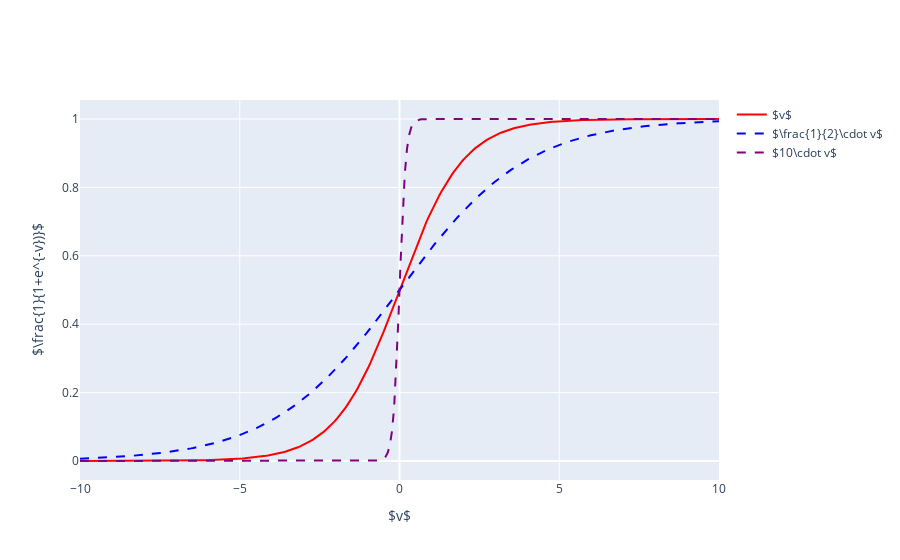

The notebook cell saved with this chart:
### Markdown cell above
Here we describe the most widely used "vanilla" neural net, sometimes called the single hidden layer back-propagation network, or single layer perceptron. There has been a great deal of hyper surroundign neural networks, making them seem magical and mysterious. As we make clear in this section, they are just nonlinear statistical models, much like the projection pursuit regression model.

A neural network is a two-stage regression or classification model, typically represented by a *network diagram*. This network applies both to regression or classification. For regression, typically $K=1$ and there is only one output unit $Y_1$ at the top. However, these networks can handle multiple quantitative responses in seamless fashion, so we will deal with the general case.

For $K$-class classification, there are $K$ units at the top, with the $k$th unit modeling the probabilty of class $k$. There are $K$ units at the top, with the $k$th unit modeling the probability of class $k$. There are $K$ target measurements $Y_k$, $k=1,\ldots,K$, each being coded as $0$-$1$ variable for the $k$th class.

Derived features $Z_m$ are created from linear combinations of the inputs, and then the target $Y_k$ is modeled as a function linear combinations of the $Z_m$,


$$\begin{align*}
Z_m=\sigma(\alpha_{0m}+\alpha_m^TX),\ m=1,\ldots,M,\\
T_k=\beta_{0k}+\beta_K^TZ,\ k=1,\ldots,K,\\
f_k(X)=g_k(T),\ k=1,\ldots,K\\
\end{align*}\tag{11.5}$$

where $Z=(Z_1,Z_2,\ldots,Z_M)$, and $T=(T_1,T_2,\ldots,T_K)$.

The activation function $\sigma(v)$ is usually chosen to be the *sigmoid* $\sigma(v)=1/(1+e^{-v})$;. Sometimes Gaussian radial basis functions (Chapter 6) are used for the $\sigma(v)$, producing what is known as a *radial basis function network*.

Neural network diagrams are sometimes drawn with an additional *bias* unit feeding into every unit in the hidden and output layers. Thinking of the constant "1" as an additional input feature, this bias unit capture the intercepts $\alpha_{0m}$ and $\beta_{0k}$ in model (11.5).

The output function $g_k(T)$ allows a final transformation of the vector of outputs $T$. For regression we typically choose the identity function $g_k(T)=T_k$. Early work in $K$-class classification also used the identity function, but this was later abandoned in favor of the *softmax* function

$$g_k(T)=\frac{e^{T_k}}{\sum_{\ell=1}}^Ke{T_{\ell}}\tag{11.6}$$

This is of course exactly the transformation used in the multilogit model (Section 4.4), and produces psoitive estimates that sum to one. In Section 4.2 we discuss other problems with linear activation functions, in particular ptoentially sever masking effects.

The units in the middle of the network, computing the derived features $Z_m$, are called *hidden units* because the values $Z_m$ are not directly observed. In gerneal there can be more than one hidden layer. We can think of the $Z_m$ as a basis expansion of the original inputs $X$; the neural network is then a standard linear model, or linear multilogit model, using these transformations as inputs. There is, however, an important enhancement over the basis expansion techniques discussed in Chapter 5; here the parameters of the basis functions are learned from the data.

Notice that if $\sigma$ is the identity function, then the entire model collapses to a linear model in the inputs. Hence a neural network can be though of asa nonlinear genralization of the linear model, both for regression and classification. By introducing the nonlinear transformations $\sigma$, it greatly enlarges the class of linear models. In the below figure, we see that the rate of activation of the sigmoid depends on the norm of $\alpha_m$, and if $||\alpha_m||$ is very small, the unit will indeed be operating in the *linear part* of its activation function.

### Code cell
# latex_helper()

v = np.linspace(-10, 10, 300)
sigma = lambda x: 1 / (1 + np.exp(-x))
sigma_v = sigma(v)

s_1_2 = sigma((1 / 2) * v)
s_10 = sigma(10 * v)

fig = go.Figure()

fig.add_trace(
    go.Scatter(
        x=v,
        y=sigma_v,
        mode='lines',
        line=dict(
            color='red'
        ),
        name='$v$'
    )
)

fig.add_trace(
    go.Scatter(
        x=v,
        y=s_1_2,
        mode='lines',
        line=dict(
            color='blue',
            dash='dash'
        ),
        name='$\\frac{1}{2}\\cdot v$'
    )
)

fig.add_trace(
    go.Scatter(
        x=v,
        y=s_10,
        mode='lines',
        line=dict(
            color='purple',
            dash='dash'
        ),
        name='$10\\cdot v$'
    )
)

fig.update_layout(
    xaxis=dict(
        title='$v$'
    ),
    yaxis=dict(
        title='$\\frac{1}{1+e^{-v})}$'
    )
)

fig.show()

### Figure 1 — Plotly figure (JSON) as saved in the notebook; plotly's stock layout.template omitted (floating-point values rounded to 4 significant figures; data arrays with more than 128 entries replaced by an {"elided": "..."} marker saying what was removed)
{"data": [{"line": {"color": "red"}, "mode": "lines", "name": "$v$", "type": "scatter", "x": {"elided": "300 float values"}, "y": {"elided": "300 float values"}}, {"line": {"color": "blue", "dash": "dash"}, "mode": "lines", "name": "$\\frac{1}{2}\\cdot v$", "type": "scatter", "x": {"elided": "300 float values"}, "y": {"elided": "300 float values"}}, {"line": {"color": "purple", "dash": "dash"}, "mode": "lines", "name": "$10\\cdot v$", "type": "scatter", "x": {"elided": "300 float values"}, "y": {"elided": "300 float values"}}], "layout": {"xaxis": {"title": {"text": "$v$"}}, "yaxis": {"title": {"text": "$\\frac{1}{1+e^{-v})}$"}}}}
